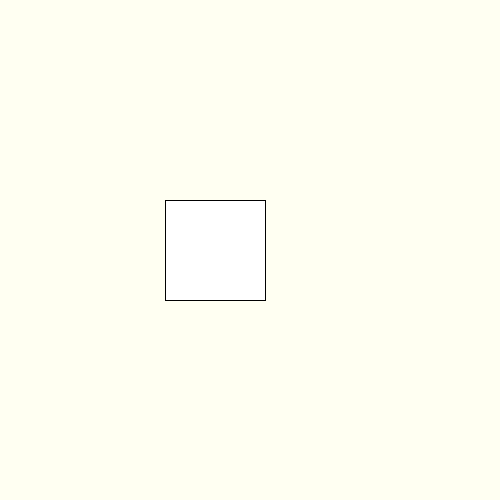
Frame 1 (no input)
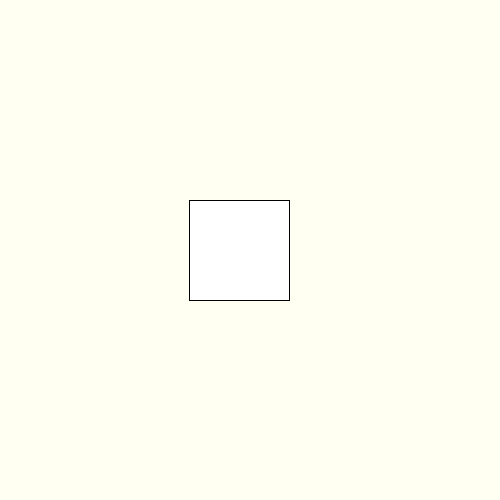
Frame 60 (the mouse pressed at the canvas centre just before this capture)
Frame 120 (the mouse held since frame 60 and released just before this capture): identical to frame 60, image omitted

The Processing sketch that drew these frames (run headless with seeded random() and noise(); from frame 60 on, the mouse is pressed at the canvas centre):

// Processing sketch: week02_1
// ── week02_1.pde
float [] HLE = {-1042, -3479.7, 1003.7, -1669, -1639.6, -14219, -3655.1, -4917, 9363.2, -4271.8, -24, 681};
int N = 12;
void setup(){
  size(500,500);
}
void draw(){
  background(#FFFFF2);
  float dx = HLE[frameCount%N]/100;
  rect(200+dx,200,100,100);
}
